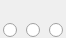
<?xml version="1.0" encoding="UTF-8"?>
<ui version="4.0">
 <class>FormReachedFilter</class>
 <widget class="QWidget" name="FormReachedFilter">
  <property name="geometry">
   <rect>
    <x>0</x>
    <y>0</y>
    <width>66</width>
    <height>38</height>
   </rect>
  </property>
  <property name="windowTitle">
   <string>Form</string>
  </property>
  <layout class="QHBoxLayout" name="horizontalLayout_4">
   <property name="leftMargin">
    <number>0</number>
   </property>
   <property name="topMargin">
    <number>0</number>
   </property>
   <property name="rightMargin">
    <number>0</number>
   </property>
   <property name="bottomMargin">
    <number>0</number>
   </property>
   <item>
    <layout class="QVBoxLayout" name="verticalLayout">
     <item>
      <widget class="QLabel" name="LabelReached">
       <property name="toolTip">
        <string>Получено</string>
       </property>
       <property name="text">
        <string/>
       </property>
      </widget>
     </item>
     <item>
      <layout class="QHBoxLayout" name="horizontalLayout">
       <item>
        <widget class="QRadioButton" name="RadioButtonReached">
         <property name="sizePolicy">
          <sizepolicy hsizetype="Maximum" vsizetype="Fixed">
           <horstretch>0</horstretch>
           <verstretch>0</verstretch>
          </sizepolicy>
         </property>
         <property name="text">
          <string/>
         </property>
        </widget>
       </item>
      </layout>
     </item>
    </layout>
   </item>
   <item>
    <layout class="QVBoxLayout" name="verticalLayout_2">
     <item>
      <widget class="QLabel" name="LabelAll">
       <property name="toolTip">
        <string>Все</string>
       </property>
       <property name="text">
        <string/>
       </property>
      </widget>
     </item>
     <item>
      <layout class="QHBoxLayout" name="horizontalLayout_2">
       <item>
        <widget class="QRadioButton" name="RadioButtonAll">
         <property name="sizePolicy">
          <sizepolicy hsizetype="Maximum" vsizetype="Fixed">
           <horstretch>0</horstretch>
           <verstretch>0</verstretch>
          </sizepolicy>
         </property>
         <property name="text">
          <string/>
         </property>
        </widget>
       </item>
      </layout>
     </item>
    </layout>
   </item>
   <item>
    <layout class="QVBoxLayout" name="verticalLayout_3">
     <item>
      <widget class="QLabel" name="LabelNotReached">
       <property name="toolTip">
        <string>Не получено</string>
       </property>
       <property name="text">
        <string/>
       </property>
      </widget>
     </item>
     <item>
      <layout class="QHBoxLayout" name="horizontalLayout_3">
       <item>
        <widget class="QRadioButton" name="RadioButtonNotReached">
         <property name="sizePolicy">
          <sizepolicy hsizetype="Maximum" vsizetype="Fixed">
           <horstretch>0</horstretch>
           <verstretch>0</verstretch>
          </sizepolicy>
         </property>
         <property name="text">
          <string/>
         </property>
        </widget>
       </item>
      </layout>
     </item>
    </layout>
   </item>
  </layout>
 </widget>
 <resources/>
 <connections/>
</ui>
